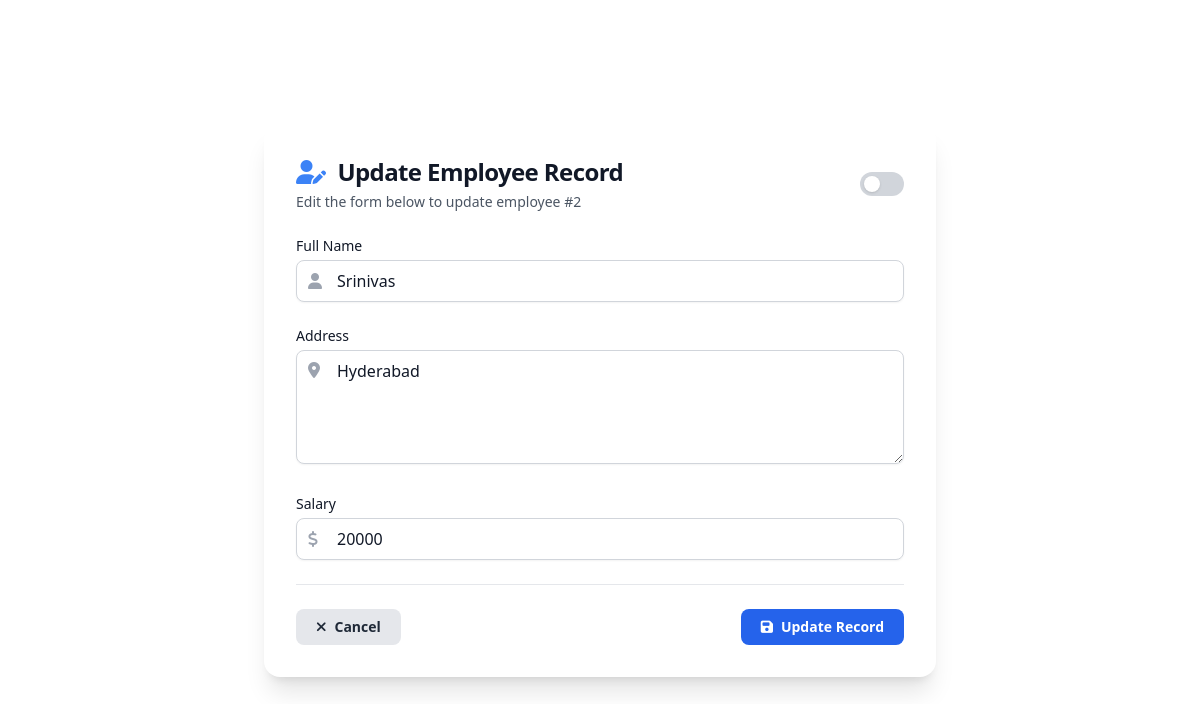
The app's page /update.php?id=2 with its own data.
### tables this page shows
CREATE TABLE `employees` (
  `id` int(11) NOT NULL,
  `name` varchar(100) NOT NULL,
  `address` varchar(255) NOT NULL,
  `salary` bigint(20) NOT NULL
);

### update.php (the view, shortened to what this page needs)
<?php
require_once "config.php";
$name = $address = $salary = "";
$name_err = $address_err = $salary_err = "";
if(isset($_POST["id"]) && !empty($_POST["id"])){
    $id = $_POST["id"];
    $input_name = trim($_POST["name"]);
    if(empty($input_name)){
        $name_err = "Please enter a name.";
    } elseif(!filter_var($input_name, FILTER_VALIDATE_REGEXP, array("options"=>array("regexp"=>"/^[a-zA-Z\s]+$/")))){
        $name_err = "Please enter a valid name.";
    } else{
        $name = $input_name;
    }
    $input_address = trim($_POST["address"]);
    if(empty($input_address)){
        $address_err = "Please enter an address.";
    } else{
        $address = $input_address;
    }
    $input_salary = trim($_POST["salary"]);
    if(empty($input_salary)){
        $salary_err = "Please enter the salary amount.";
    } elseif(!ctype_digit($input_salary)){
        $salary_err = "Please enter a positive integer value.";
    } else{
        $salary = $input_salary;
    }
    if(empty($name_err) && empty($address_err) && empty($salary_err)){
        $sql = "UPDATE employees SET name=?, address=?, salary=? WHERE id=?";
        if($stmt = mysqli_prepare($link, $sql)){
            mysqli_stmt_bind_param($stmt, "sssi", $param_name, $param_address, $param_salary, $param_id);
            $param_name = $name;
            $param_address = $address;
            $param_salary = $salary;
            $param_id = $id;
            if(mysqli_stmt_execute($stmt)){
                header("location: index.php");
                exit();
            } else{
                echo "Oops! Something went wrong. Please try again later.";
            }
        }
        mysqli_stmt_close($stmt);
    }
    mysqli_close($link);
} else{
    if(isset($_GET["id"]) && !empty(trim($_GET["id"]))){
        $id =  trim($_GET["id"]);
        $sql = "SELECT * FROM employees WHERE id = ?";
        if($stmt = mysqli_prepare($link, $sql)){
            mysqli_stmt_bind_param($stmt, "i", $param_id);
            if(mysqli_stmt_execute($stmt)){
                $result = mysqli_stmt_get_result($stmt);
                if(mysqli_num_rows($result) == 1){
                    $row = mysqli_fetch_array($result, MYSQLI_ASSOC);
                    $name = $row["name"];
                    $address = $row["address"];
                    $salary = $row["salary"];
                } else{
                    header("location: error.php");
                    exit();
                }
            } else{
                echo "Oops! Something went wrong. Please try again later.";
            }
        }
    }  else{
        header("location: error.php");
        exit();
    }
}
?>
<!DOCTYPE html>
<html lang="en" class="dark">
<head>
  <script src="https://cdn.tailwindcss.com"></script>
  <link rel="stylesheet" href="https://cdnjs.cloudflare.com/ajax/libs/font-awesome/6.4.0/css/all.min.css">
</head>
<body class="bg-white text-gray-900 dark:bg-gray-900 dark:text-white transition-colors duration-300 font-sans">
  <div class="min-h-screen flex items-center justify-center px-4 sm:px-6 lg:px-8 py-8">
    <div class="w-full max-w-2xl bg-white dark:bg-gray-800 rounded-2xl shadow-xl p-8 space-y-6 transition-all">
      <div class="flex items-center justify-between">
        <div>
          <h1 class="text-2xl font-bold tracking-tight text-gray-900 dark:text-white flex items-center">
            <i class="fas fa-user-edit mr-3 text-blue-500"></i>
            Update Employee Record
          </h1>
          <p class="text-sm text-gray-600 dark:text-gray-300 mt-1">Edit the form below to update employee #<?php echo htmlspecialchars($id); ?></p>
        </div>
        <div class="flex items-center space-x-2">
          <label for="theme-toggle" class="relative inline-block w-11 h-6 bg-gray-300 dark:bg-gray-600 rounded-full cursor-pointer transition-colors">
            <span class="absolute left-1 top-1 w-4 h-4 bg-white rounded-full shadow transform transition-transform"></span>
          </label>
        </div>
      </div>
      <form action="<?php echo htmlspecialchars(basename($_SERVER['REQUEST_URI'])); ?>" method="post" class="space-y-6">
        <div class="animate-fade-in">
          <label for="name" class="block text-sm font-medium mb-1">Full Name</label>
          <div class="relative">
            <div class="absolute inset-y-0 left-0 flex items-center pl-3 pointer-events-none text-gray-400">
            </div>
            <input type="text" name="name" id="name"
              class="pl-10 w-full rounded-lg border border-gray-300 dark:border-gray-700 bg-white dark:bg-gray-700 text-gray-900 dark:text-white px-4 py-2 focus:ring-2 focus:ring-blue-500 focus:outline-none transition shadow-sm placeholder-gray-400 dark:placeholder-gray-500 <?php echo (!empty($name_err)) ? 'border-red-500' : ''; ?>"
              value="<?php echo htmlspecialchars($name); ?>"
              maxlength="100"
              required>
          </div>
        </div>
        <div class="animate-fade-in" style="animation-delay: 0.1s">
          <label for="address" class="block text-sm font-medium mb-1">Address</label>
          <div class="relative">
            <div class="absolute inset-y-0 left-0 flex items-start pt-3 pl-3 pointer-events-none text-gray-400">
            </div>
            <textarea name="address" id="address" rows="4"
              class="pl-10 w-full rounded-lg border border-gray-300 dark:border-gray-700 bg-white dark:bg-gray-700 text-gray-900 dark:text-white px-4 py-2 focus:ring-2 focus:ring-blue-500 focus:outline-none transition shadow-sm placeholder-gray-400 dark:placeholder-gray-500 <?php echo (!empty($address_err)) ? 'border-red-500' : ''; ?>"
              maxlength="255"
              required><?php echo htmlspecialchars($address); ?></textarea>
          </div>
        </div>
        <div class="animate-fade-in" style="animation-delay: 0.2s">
          <label for="salary" class="block text-sm font-medium mb-1">Salary</label>
          <div class="relative">
            <div class="absolute inset-y-0 left-0 flex items-center pl-3 pointer-events-none text-gray-400">
            </div>
            <input type="text" name="salary" id="salary"
              class="pl-10 w-full rounded-lg border border-gray-300 dark:border-gray-700 bg-white dark:bg-gray-700 text-gray-900 dark:text-white px-4 py-2 focus:ring-2 focus:ring-blue-500 focus:outline-none transition shadow-sm placeholder-gray-400 dark:placeholder-gray-500 <?php echo (!empty($salary_err)) ? 'border-red-500' : ''; ?>"
              value="<?php echo htmlspecialchars($salary); ?>"
              inputmode="numeric"
              pattern="\d*"
              maxlength="12"
              required>
          </div>
        </div>
        <div class="flex justify-between pt-6 border-t border-gray-200 dark:border-gray-700">
          <a href="index.php"
            class="inline-flex items-center gap-2 px-5 py-2 rounded-lg bg-gray-200 hover:bg-gray-300 dark:bg-gray-700 dark:hover:bg-gray-600 text-gray-800 dark:text-white text-sm font-semibold transition">
            <i class="fas fa-times"></i> Cancel
          </a>
          <button type="submit"
            class="inline-flex items-center gap-2 px-5 py-2 rounded-lg bg-blue-600 hover:bg-blue-700 text-white text-sm font-semibold transition">
            <i class="fas fa-save"></i> Update Record
          </button>
        </div>
      </form>
    </div>
  </div>
</body>
</html>

### update.php (style rules this page uses)
.animate-fade-in { animation: fadeIn 0.5s ease-in-out forwards; opacity: 0; }

### records on screen
employees: name "Srinivas", address "Hyderabad", salary "20000"

### other values on screen
$id "2"
